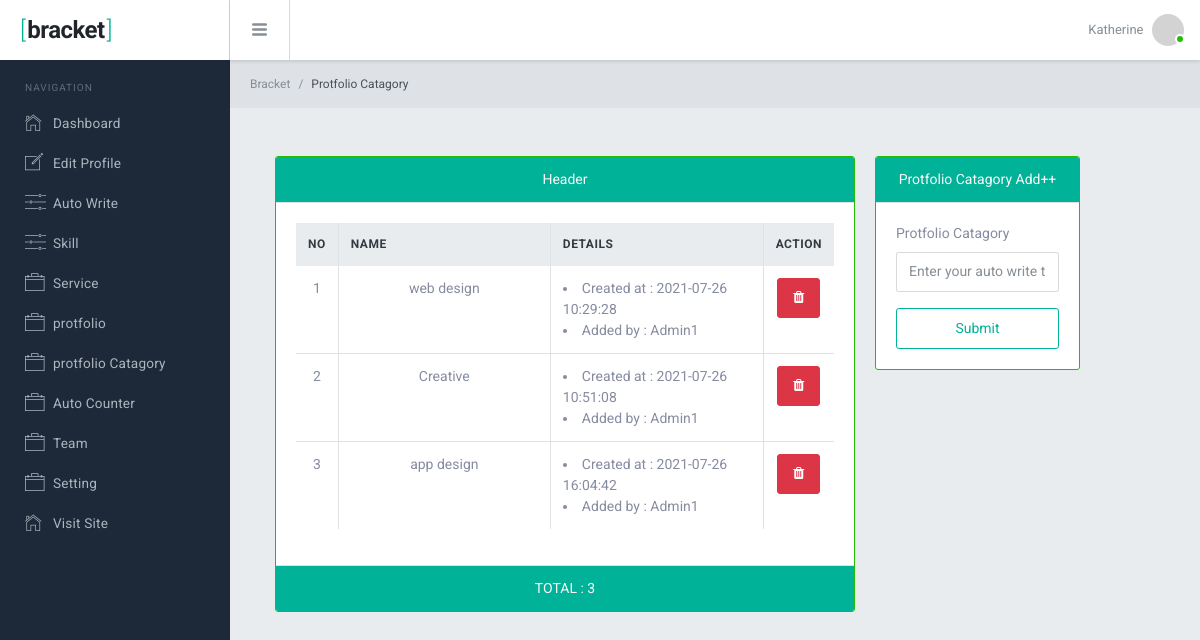
The app's page /protfolio/protfolio_catagory.php (signed in) with its own data.
### tables this page shows
CREATE TABLE `protfolio_catagories` (
  `id` int(10) NOT NULL,
  `name` varchar(100) NOT NULL,
  `added_by` int(10) NOT NULL,
  `created_at` datetime NOT NULL,
  `status` int(11) NOT NULL DEFAULT 1
);

CREATE TABLE `users` (
  `id` int(10) NOT NULL,
  `name` varchar(100) NOT NULL,
  `email` varchar(100) NOT NULL,
  `password` varchar(100) NOT NULL
);

### include/function.php (called while the page is built, shortened)
<?php
function db()
{
   $db_connect = mysqli_connect(server, username, password, database);
   return $db_connect;
}
function data_read($table_name, $status)
{
   $select_query = "SELECT * FROM $table_name WHERE status = $status";
   if ($status == 0) {
      $select_query = "SELECT * FROM $table_name";
   }
   $mysqli_query = mysqli_query(db(), $select_query);
   return $mysqli_query;
}
function user_name_read($user_id)
{
   $user_query = "SELECT * FROM users WHERE id = $user_id";
   $user_form_db = mysqli_query(db(), $user_query);
   $user_assoc = mysqli_fetch_assoc($user_form_db);
   return $user_assoc['name'];
}

### protfolio/protfolio_catagory.php (the view, shortened to what this page needs)
<?php
require_once '../include/function.php';
$count = 1;
require_once '../include/header.php';
require_once '../include/nav.php';
$protfolios = data_read("protfolio_catagories", 0);
?>
<div class="br-mainpanel">
   <div class="br-pageheader pd-y-15 pd-l-20">
      <nav class="breadcrumb pd-0 mg-0 tx-12">
         <a class="breadcrumb-item" href="../dasbord/dasbord.php">Bracket</a>
         <span class="breadcrumb-item active text-capitalize">protfolio Catagory</span>
      </nav>
   </div>
   <div class="br-pagebody mg-t-5 pd-x-30">
      <div class="container-fluid mt-5">
         <div class="row row-sm">
            <div class="col-md-8">
               <div class="card text-center border-success">
                  <div class="card-header bg-teal text-light">
                     Header
                  </div>
                  <div class="card-body">
                     <table class="table table-bordered table-hover">
                        <thead class="thead-light text-uppercase ">
                           <tr>
                              <th>No</th>
                              <th>Name</th>
                              <th>Details</th>
                              <th>Action</th>
                           </tr>
                        </thead>
                        <tbody>
                           <?php
                           foreach ($protfolios as $data) :
                           ?>
                              <tr>
                                 <td><?= $count++ ?></td>
                                 <td width='250'><?= $data['name'] ?></td>
                                 <td width='250' class="text-left">
                                    <li>Created at : <?= $data['created_at'] ?></li>
                                    <li>Added by : <?= user_name_read($data['added_by']) ?></li>
                                 </td>
                                 <td>
                                    <div class="btn-group" role="group" aria-label="Basic example">
                                       <a href="../include/action.php?table_name=protfolio_catagories&id=<?= $data['id'] ?>&action=single_delete" class="btn btn-danger pd-x-15"><i class="fa fa-trash"></i></a>
                                    </div>
                                 </td>
                              </tr>
                           <?php
                           endforeach;
                           ?>
                        </tbody>
                     </table>
                  </div>
                  <div class="card-footer bg-teal text-light text-uppercase">
                     total : <?= $protfolios->num_rows ?>
                  </div>
               </div>
            </div>
            <div class="col-md-3">
               <div class="card border-success">
                  <div class="card-header text-center bg-teal text-light">
                     Protfolio Catagory Add++
                  </div>
                  <div class="card-body">
                     <form action="protfolio_catagory_code.php" method="post">
                        <div class="form-group">
                           <label>Protfolio Catagory</label>
                           <input placeholder="Enter your auto write title" class="form-control <?= (isset($_SESSION['protfolio_catagory_requried'])) ? "is-invalid" : "" ?>" type=" text" name="protfolio_catagory" value="<?php
                                                                                                                                                                                                                              if (isset($_SESSION['protfolio_catagory'])) {
                                                                                                                                                                                                                                 echo $_SESSION['protfolio_catagory'];
                                                                                                                                                                                                                                 unset($_SESSION['protfolio_catagory']);
                                                                                                                                                                                                                              }
                                                                                                                                                                                                                              ?>">
                        </div>
                        <button type="submit" class="btn btn-outline-teal btn-block mt-3">Submit</button>
                     </form>
                  </div>
               </div>
            </div>
         </div>
      </div>
   </div>
</div>
<?php
require_once '../include/footer.php';
?>

### records on screen
protfolio_catagories: name "web design", created_at "2021-07-26 10:29:28", added_by.name "Admin1"
protfolio_catagories: name "Creative", created_at "2021-07-26 10:51:08", added_by.name "Admin1"
protfolio_catagories: name "app design", created_at "2021-07-26 16:04:42", added_by.name "Admin1"

### other values on screen
$protfolios->num_rows "3"
